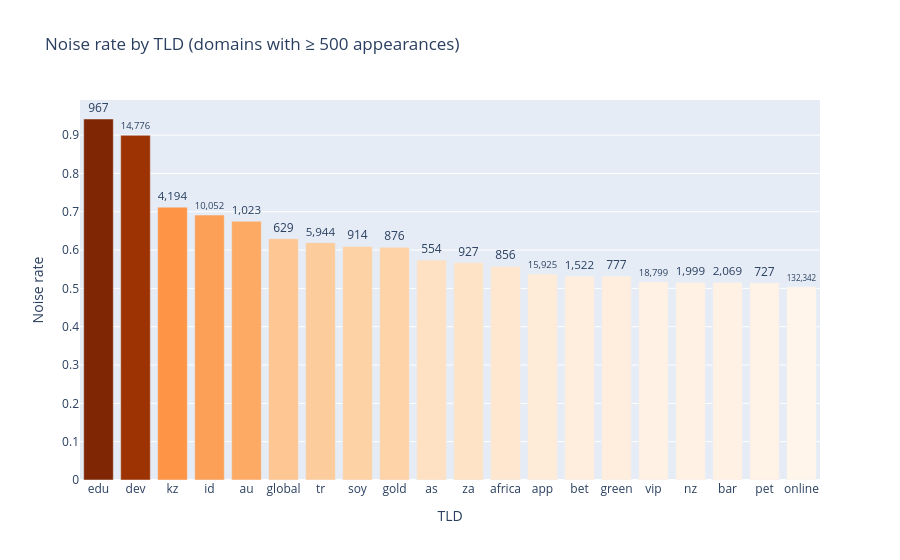

Here is the notebook cell this chart was saved with:
### Code cell
# Domain-level noise: TLDs most associated with zero-removal domains
dom_with_tld = dom.copy()
dom_with_tld['tld'] = dom_with_tld['domain'].str.extract(r'\.([a-z]{2,})$', expand=False).fillna('other')

tld_noise = (
    dom_with_tld.groupby('tld')
    .agg(
        domains=('domain', 'count'),
        noise=('removal_rate', lambda s: (s < ACTION_THRESHOLD).sum()),
    )
    .assign(noise_pct=lambda d: d['noise'] / d['domains'])
    .query('domains >= 500')
    .sort_values('noise_pct', ascending=False)
    .head(20)
    .reset_index()
)

fig = px.bar(
    tld_noise, x='tld', y='noise_pct',
    color='noise_pct', color_continuous_scale='Oranges',
    title='Noise rate by TLD (domains with ≥ 500 appearances)',
    labels={'noise_pct': 'Noise rate', 'tld': 'TLD'},
    text=tld_noise['domains'].apply(lambda n: f'{n:,}'),
)
fig.update_layout(coloraxis_showscale=False)
fig.update_traces(textposition='outside')
fig.show()

### Figure 1 — Plotly figure (JSON) as saved in the notebook; plotly's stock layout.template omitted (floating-point values rounded to 4 significant figures)
{"data": [{"hovertemplate": "TLD=%{x}<br>Noise rate=%{marker.color}<br>text=%{text}<extra></extra>", "legendgroup": "", "marker": {"color": [0.9421, 0.8995, 0.712, 0.6914, 0.6755, 0.6296, 0.6194, 0.6094, 0.6073, 0.574, 0.5674, 0.5572, 0.5378, 0.5315, 0.5315, 0.5174, 0.5163, 0.5162, 0.5144, 0.5042], "coloraxis": "coloraxis", "pattern": {"shape": ""}}, "name": "", "orientation": "v", "showlegend": false, "text": ["967", "14,776", "4,194", "10,052", "1,023", "629", "5,944", "914", "876", "554", "927", "856", "15,925", "1,522", "777", "18,799", "1,999", "2,069", "727", "132,342"], "textposition": "outside", "type": "bar", "x": ["edu", "dev", "kz", "id", "au", "global", "tr", "soy", "gold", "as", "za", "africa", "app", "bet", "green", "vip", "nz", "bar", "pet", "online"], "xaxis": "x", "y": [0.9421, 0.8995, 0.712, 0.6914, 0.6755, 0.6296, 0.6194, 0.6094, 0.6073, 0.574, 0.5674, 0.5572, 0.5378, 0.5315, 0.5315, 0.5174, 0.5163, 0.5162, 0.5144, 0.5042], "yaxis": "y"}], "layout": {"barmode": "relative", "coloraxis": {"colorbar": {"title": {"text": "Noise rate"}}, "colorscale": [[0, "rgb(255,245,235)"], [0.125, "rgb(254,230,206)"], [0.25, "rgb(253,208,162)"], [0.375, "rgb(253,174,107)"], [0.5, "rgb(253,141,60)"], [0.625, "rgb(241,105,19)"], [0.75, "rgb(217,72,1)"], [0.875, "rgb(166,54,3)"], [1, "rgb(127,39,4)"]], "showscale": false}, "legend": {"tracegroupgap": 0}, "title": {"text": "Noise rate by TLD (domains with ≥ 500 appearances)"}, "xaxis": {"anchor": "y", "domain": [0, 1], "title": {"text": "TLD"}}, "yaxis": {"anchor": "x", "domain": [0, 1], "title": {"text": "Noise rate"}}}}
